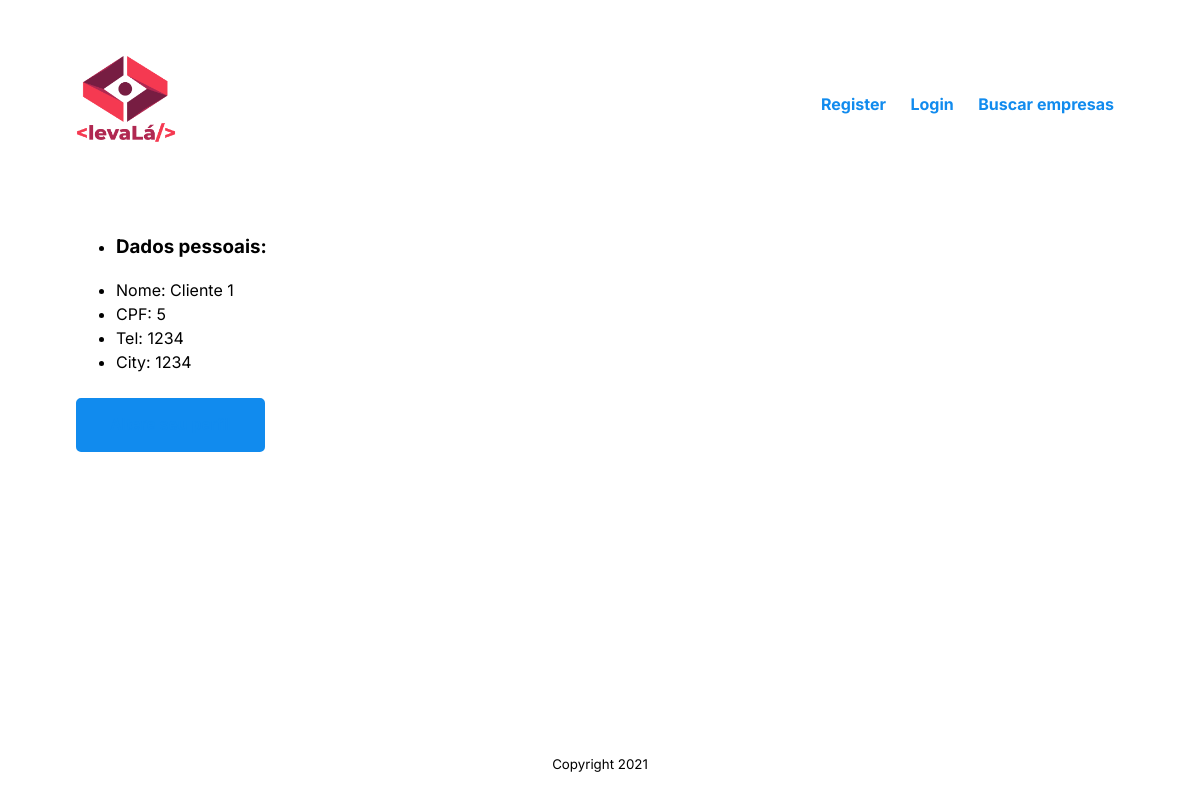
Before: /user/profile/2/ with the older database file.
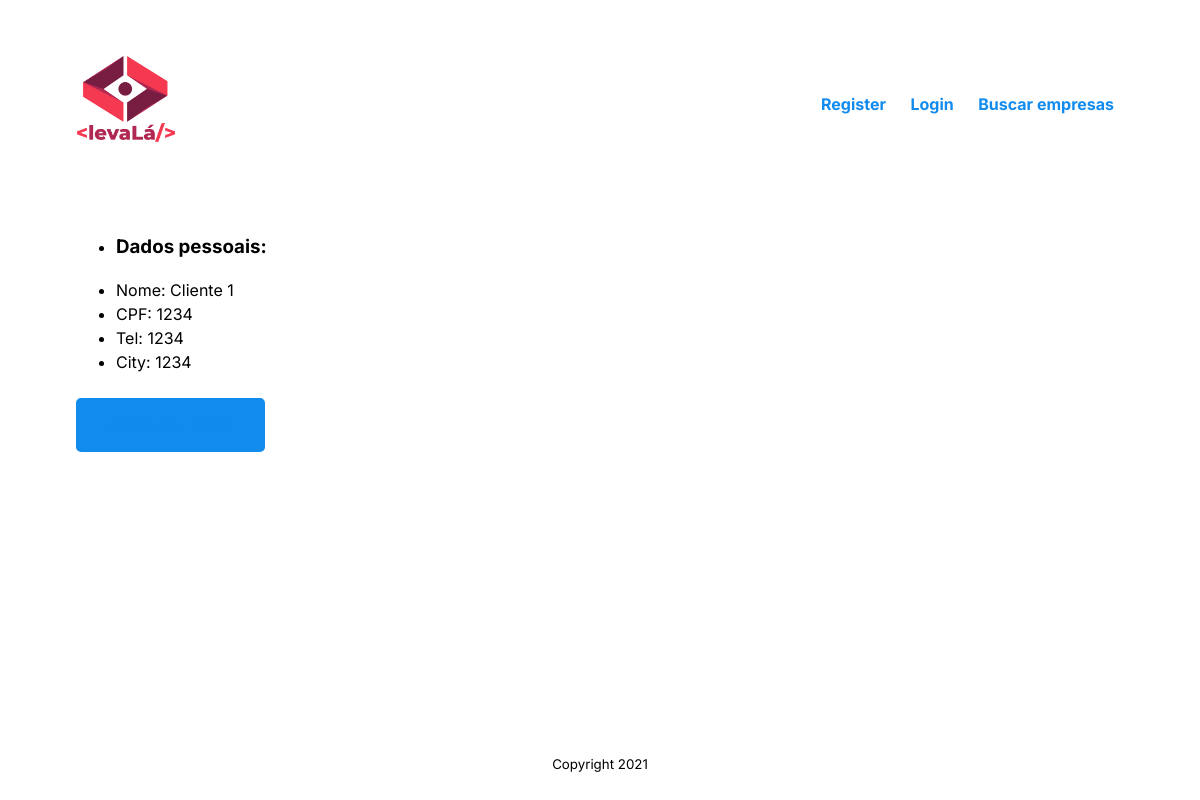
After: the same page with the newer database file.
### user/models.py (models this page shows, shortened)
class Client(models.Model):
    name = models.CharField(max_length=255)
    user = models.OneToOneField(User, on_delete = models.CASCADE, primary_key = True)
    cpf = models.IntegerField(default=0)
    tel = models.IntegerField(default=0)
    city = models.CharField(max_length=255)

### user/views.py (the view)
# urls.py: path('profile/<int:user_id>/',views.profile_client, name='profile'),
def profile_client(request, user_id):
    client = get_object_or_404(Client, user_id=user_id)
    context = {'client': client}
    return render(request, 'user/profile.html', context)

### user/templates/user/profile.html (shortened to what this page needs)
{% extends 'base.html' %}
{% block content %}
<section>
    <ul>
        <li><h3>Dados pessoais:</h3></li>
        <li>Nome: {{ client.name }}</li>
        <li>CPF: {{ client.cpf }}</li>
        <li>Tel: {{ client.tel }}</li>
        <li>City: {{ client.city }}</li>
    </ul>
</section>
<section>
   <button><a href="{% url 'update_client_profile' user.id %}">Altere seu perfil</a></button>
</section>
{% endblock content %}

Changed rows visible on the page:
changed Client "Cliente 1": cpf "5" → "1234"
